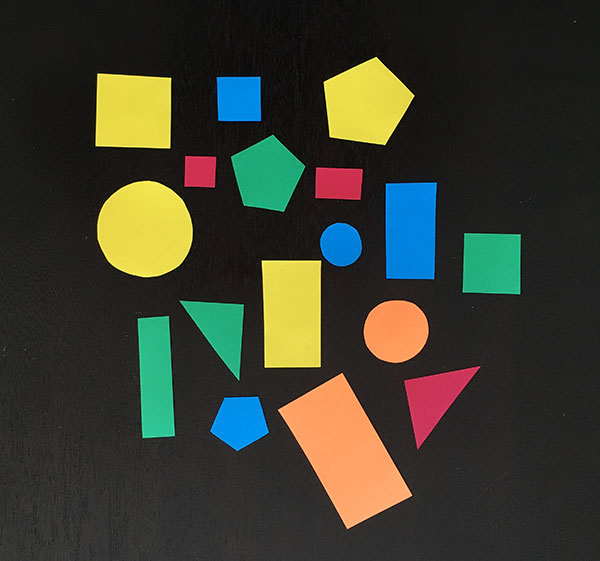
#> input picture Resources/shapes_and_colors.jpg, 600 x 561 px, found by its file name
$ python Shapes.py
#> lines starting #> are read from the running program, lines starting #| are printed output that depends on the picture; after the words box and inside, x2 and y2 are one past the last pixel; in counts of white or black regions, pixels touching at a corner belong together
import cv2
import numpy as np

def stackImages(scale,imgArray):
    '''Only for displaying purpose'''
    rows = len(imgArray)
    cols = len(imgArray[0])
    rowsAvailable = isinstance(imgArray[0], list)
    width = imgArray[0][0].shape[1]
    height = imgArray[0][0].shape[0]
    if rowsAvailable:
        for x in range ( 0, rows):
            for y in range(0, cols):
                if imgArray[x][y].shape[:2] == imgArray[0][0].shape [:2]:
                    imgArray[x][y] = cv2.resize(imgArray[x][y], (0, 0), None, scale, scale)
                else:
                    imgArray[x][y] = cv2.resize(imgArray[x][y], (imgArray[0][0].shape[1], imgArray[0][0].shape[0]), None, scale, scale)
                if len(imgArray[x][y].shape) == 2: imgArray[x][y]= cv2.cvtColor( imgArray[x][y], cv2.COLOR_GRAY2BGR)
        imageBlank = np.zeros((height, width, 3), np.uint8)
        hor = [imageBlank]*rows
        hor_con = [imageBlank]*rows
        for x in range(0, rows):
            hor[x] = np.hstack(imgArray[x])
        ver = np.vstack(hor)
    else:
        for x in range(0, rows):
            if imgArray[x].shape[:2] == imgArray[0].shape[:2]:
                imgArray[x] = cv2.resize(imgArray[x], (0, 0), None, scale, scale)
            else:
                imgArray[x] = cv2.resize(imgArray[x], (imgArray[0].shape[1], imgArray[0].shape[0]), None,scale, scale)
            if len(imgArray[x].shape) == 2: imgArray[x] = cv2.cvtColor(imgArray[x], cv2.COLOR_GRAY2BGR)
        hor= np.hstack(imgArray)
        ver = hor
    return ver

def getContours(img):
    contours,_ = cv2.findContours(img,cv2.RETR_EXTERNAL,cv2.CHAIN_APPROX_NONE)
    for cnt in contours:
        area = cv2.contourArea(cnt)
        if area>500:
            cv2.drawContours(imgContours,cnt,-1,(255,0,0),4)
            peri = cv2.arcLength(cnt,True)
            approx = cv2.approxPolyDP(cnt,0.02*peri,True)
            objCor = len(approx)
            x, y, w, h = cv2.boundingRect(approx)

            if objCor ==3: objectType ="Tri"
            elif objCor == 4:
                aspRatio = w/float(h)
                if aspRatio >0.98 and aspRatio <1.03: objectType= "Square"
                else:objectType="Rectangle"
            elif objCor>4: objectType= "Circles"
            else:objectType="None"

            cv2.rectangle(imgContours,(x,y),(x+w,y+h),(0,255,0),2)
            cv2.putText(imgContours,objectType,
                        (x+(w//2)-10,y+(h//2)-10),cv2.FONT_HERSHEY_COMPLEX,0.7,
                        (0,0,0),2)


img = cv2.imread('Resources/shapes_and_colors.jpg')
#> img is the input picture: shape (561, 600, 3); mean B, G, R 47.2, 60.1, 58.4
imgContours = img.copy()
imgGray = cv2.cvtColor(img,cv2.COLOR_BGR2GRAY)
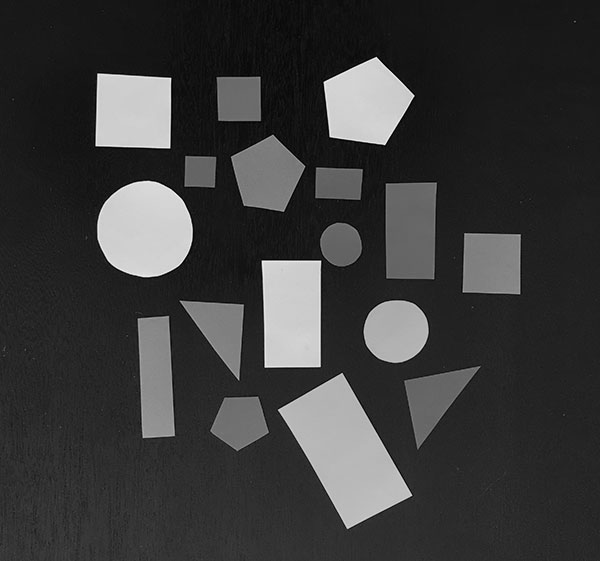
#> imgGray: shape (561, 600); min 0, max 243, mean 58.1
imgBlur = cv2.GaussianBlur(imgGray,(7,7),1)
imgCanny = cv2.Canny(imgBlur,100,100)
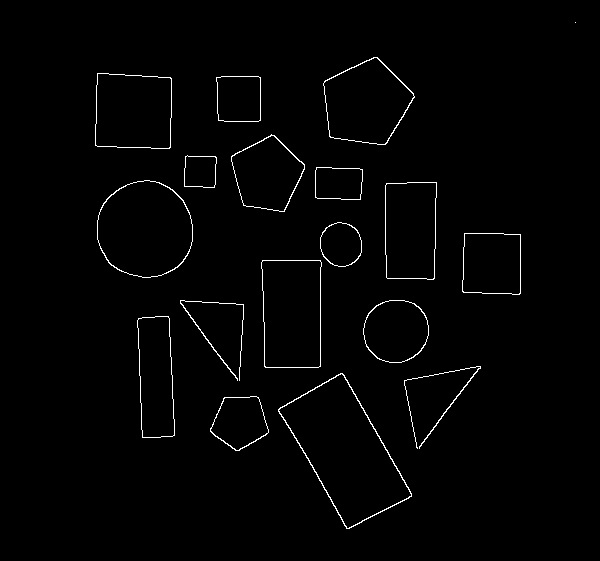
#> imgCanny: shape (561, 600); 1.4% white in thin lines or dots, all inside (x1, y1, x2, y2) = (95, 22, 576, 529)

getContours(imgCanny)
#> in getContours, `contours,_ = cv2.findContours(img,cv2.RETR_EXTERNAL,cv2.CHAIN_APPROX_N..`: contours = 18 contours, 1 with area under 20; largest, box (x1, y1, x2, y2) and area: (278, 373, 412, 529) 10300, (97, 180, 193, 278) 7302, (261, 260, 322, 368) 6094, (323, 57, 415, 145) 5550, (95, 73, 172, 149) 5376
#> the loop in getContours, `for cnt in contours:` made 18 passes
#> (area, peri, approx, objCor, x, y, w, h) on passes 2, 4, 7, 8, 10, 12, 13: (10299.5, 455.9, [[340, 373], [278, 411], [349, 528], [411, 493]], 4, 278, 373, 134, 156), (3831, 306.6, [[168, 316], [137, 320], [142, 437], [174, 435]], 4, 137, 316, 38, 122), (6094, 329.3, [[262, 260], [264, 366], [320, 366], [320, 260]], 4, 262, 260, 59, 107), (3391.5, 233.9, [[464, 233], [462, 291], [519, 294], [520, 234]], 4, 462, 233, 59, 62), (4746, 291.3, [[386, 183], [386, 277], [433, 279], [436, 182]], 4, 386, 182, 51, 98), (1418.5, 153.9, [[316, 167], [315, 197], [360, 199], [362, 169]], 4, 315, 167, 48, 33), (936.5, 123.9, [[185, 156], [184, 186], [214, 187], [216, 157]], 4, 184, 156, 33, 32)
#> (area, peri, objCor, x, y, w, h, objectType) on passes 1, 5, 9, 11, 14, 17: (2207.5, 187.1, 5, 210, 396, 59, 55, 'Circles'), (3226.5, 212.4, 8, 363, 300, 66, 63, 'Circles'), (1441.5, 142.5, 8, 320, 222, 42, 45, 'Circles'), (7302, 320.7, 8, 97, 180, 96, 98, 'Circles'), (3808, 247.3, 5, 231, 134, 74, 78, 'Circles'), (5550.5, 294.5, 5, 325, 57, 89, 88, 'Circles')
#> after the loop in getContours, `for cnt in contours:`:
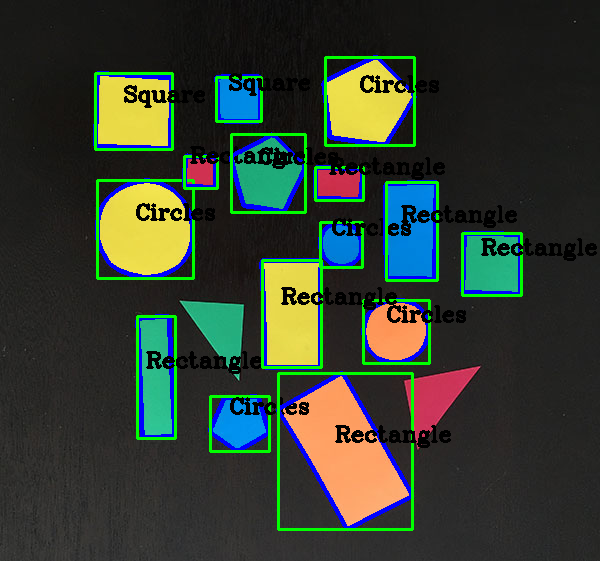
#> imgContours: shape (561, 600, 3); 10.39% of pixels changed, all inside (x1, y1, x2, y2) = (93, 55, 597, 531)

imgStack = stackImages(0.6,[[img,imgGray,imgContours],[imgBlur,imgCanny,imgCanny]])
#> after the loop in stackImages, `for x in range ( 0, rows):`: imgArray = 2 items
#> in stackImages, `ver = np.vstack(hor)`:
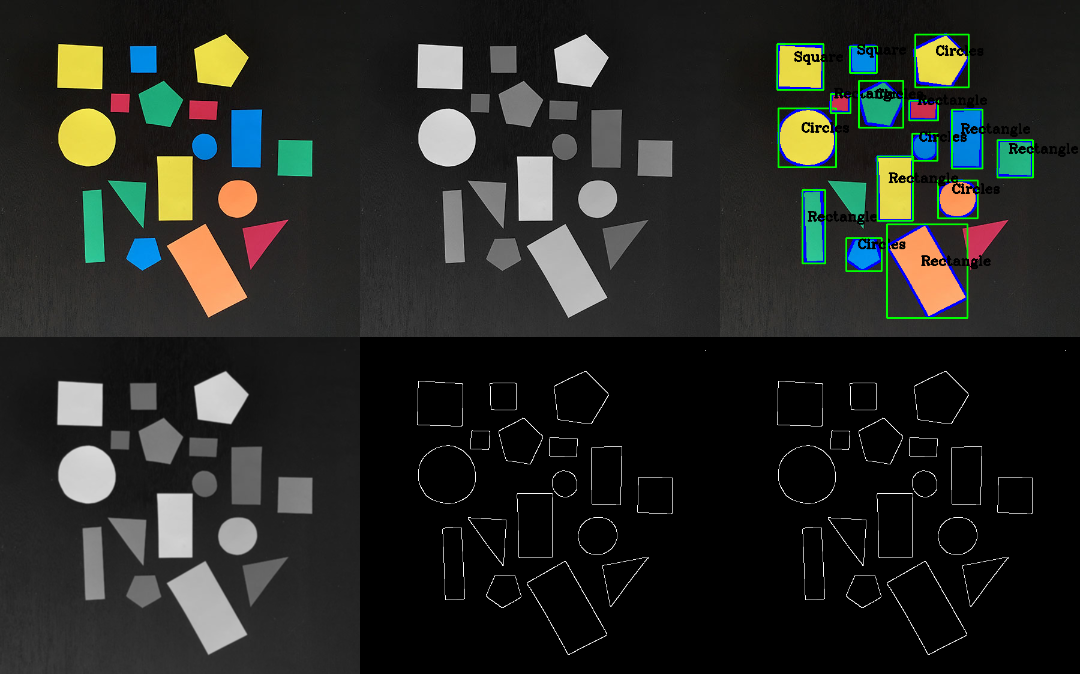
#> ver: shape (674, 1080, 3); mean of channels 0, 1, 2 36.4, 40.6, 38.7; drawn as B, G, R

cv2.imshow('Shapes',imgStack)
cv2.waitKey(0)

$ run again, with Resources/Fac.jpg copied over Resources/shapes_and_colors.jpg
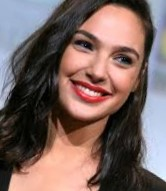
#> input picture Resources/Fac.jpg, 166 x 191 px, found by its file name
#> img is the input picture: shape (191, 166, 3); mean B, G, R 96.9, 101, 122.6
#> `imgCanny = cv2.Canny(imgBlur,100,100)`:
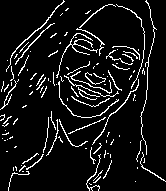
#> imgCanny: shape (191, 166); 8.3% white in thin lines or dots
#> contours = 117 contours, 111 with area under 20; largest, box (x1, y1, x2, y2) and area: (6, 0, 65, 72) 45, (92, 79, 139, 145) 36, (56, 33, 98, 78) 34, (15, 23, 55, 65) 30, (58, 81, 119, 118) 27, (79, 4, 116, 28) 21
#> the loop in getContours, `for cnt in contours:` made 117 passes
#> area on passes 3, 4, 6, 8, 9, 10, 12, 13: 5.5, 4.5, 1.5, 0, 1, 5.5, 5, 0.5
#> after the loop in stackImages, `for x in range ( 0, rows):`: imgArray = 2 items
#> in stackImages, `ver = np.vstack(hor)`:
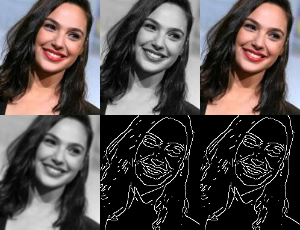
#> ver: shape (230, 300, 3); mean of channels 0, 1, 2 74.9, 76.3, 83.5; drawn as B, G, R

$ run again, with Resources/Face.jpg copied over Resources/shapes_and_colors.jpg
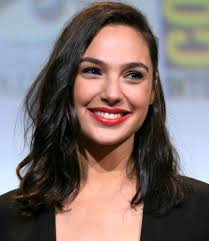
#> input picture Resources/Face.jpg, 209 x 241 px, found by its file name
#> img is the input picture: shape (241, 209, 3); mean B, G, R 109.5, 111.8, 125.2
#> `imgCanny = cv2.Canny(imgBlur,100,100)`:
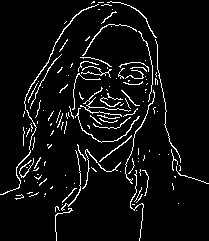
#> imgCanny: shape (241, 209); 6% white in thin lines or dots
#> contours = 135 contours, 127 with area under 20; largest, box (x1, y1, x2, y2) and area: (0, 4, 99, 195) 82, (75, 108, 140, 143) 32, (82, 149, 121, 189) 28, (99, 135, 132, 162) 26, (82, 24, 137, 56) 24, (125, 90, 155, 184) 23, (80, 87, 131, 117) 22, (107, 1, 157, 38) 21
#> the loop in getContours, `for cnt in contours:` made 135 passes
#> area on passes 47, 53: 27.5, 25.5
#> after the loop in stackImages, `for x in range ( 0, rows):`: imgArray = 2 items
#> in stackImages, `ver = np.vstack(hor)`:
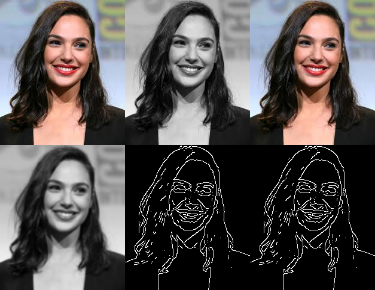
#> ver: shape (290, 375, 3); mean of channels 0, 1, 2 79.9, 80.7, 85.1; drawn as B, G, R
